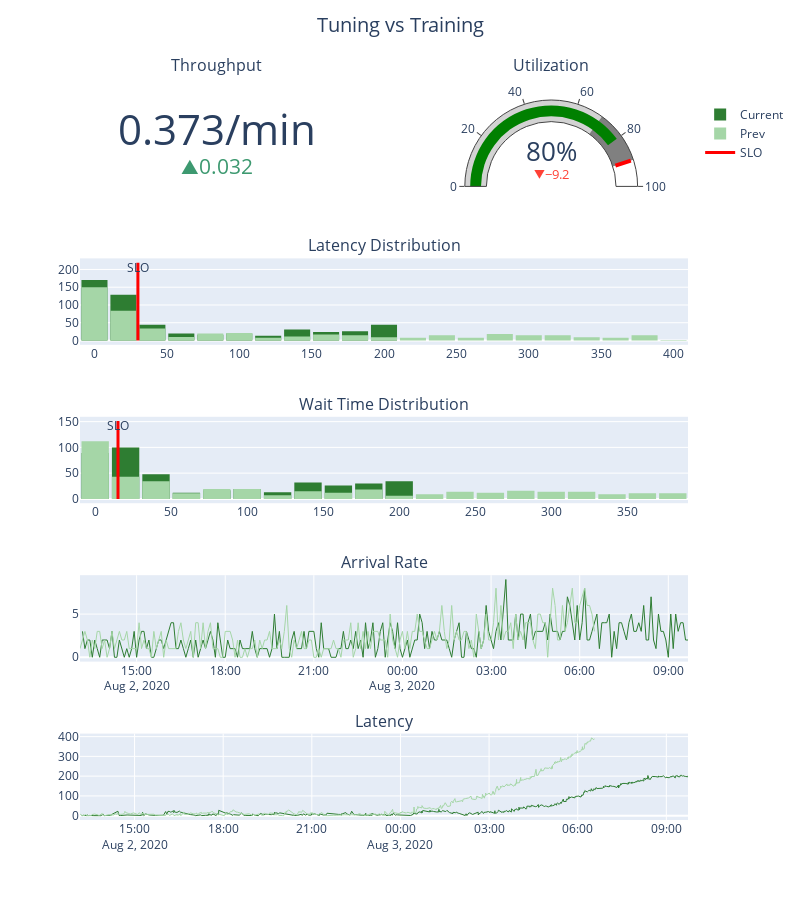

The notebook cell this image was saved under:
### Code cell
dashboard = build_dashboard(Q_tuning, prev_q=Q_train, show_slo=True, title='Tuning vs Training')
dashboard.show()

### Figure 1 — Plotly figure (JSON) as saved in the notebook; plotly's stock layout.template omitted (floating-point values rounded to 4 significant figures; data arrays with more than 128 entries replaced by an {"elided": "..."} marker saying what was removed)
{"data": [{"delta": {"position": "bottom", "reference": 0.3404}, "domain": {"x": [0, 0.45], "y": [0.88, 1]}, "mode": "number+delta", "number": {"suffix": "/min"}, "type": "indicator", "value": 0.3728}, {"delta": {"position": "bottom", "reference": 89.24}, "domain": {"x": [0.55, 1], "y": [0.88, 1]}, "gauge": {"axis": {"range": [0, 100]}, "steps": [{"color": "lightgray", "range": [0, 70]}, {"color": "gray", "range": [70, 90]}], "threshold": {"line": {"color": "red", "width": 4}, "thickness": 0.75, "value": 90}}, "mode": "gauge+number+delta", "number": {"suffix": "%"}, "type": "indicator", "value": 80.02}, {"bingroup": "1", "marker": {"color": "#2E7D32"}, "name": "Current", "nbinsx": 20, "type": "histogram", "x": {"elided": "537 float values"}, "xaxis": "x", "yaxis": "y"}, {"bingroup": "2", "marker": {"color": "#2E7D32"}, "name": "Current", "showlegend": false, "type": "histogram", "x": {"elided": "420 float values"}, "xaxis": "x2", "yaxis": "y2"}, {"line": {"color": "#2E7D32", "width": 1}, "showlegend": false, "type": "scatter", "x": {"elided": "247 str values"}, "xaxis": "x3", "y": {"elided": "247 int values"}, "yaxis": "y3"}, {"line": {"color": "#2E7D32", "width": 1}, "showlegend": false, "type": "scatter", "x": {"elided": "537 str values"}, "xaxis": "x4", "y": {"elided": "537 float values"}, "yaxis": "y4"}, {"bingroup": "1", "marker": {"color": "#A5D6A7"}, "name": "Prev", "nbinsx": 20, "type": "histogram", "x": {"elided": "491 float values"}, "xaxis": "x", "yaxis": "y"}, {"bingroup": "2", "marker": {"color": "#A5D6A7"}, "name": "Prev", "showlegend": false, "type": "histogram", "x": {"elided": "406 float values"}, "xaxis": "x2", "yaxis": "y2"}, {"line": {"color": "#A5D6A7", "width": 1}, "showlegend": false, "type": "scatter", "x": {"elided": "210 str values"}, "xaxis": "x3", "y": {"elided": "210 int values"}, "yaxis": "y3"}, {"line": {"color": "#A5D6A7", "width": 1}, "showlegend": false, "type": "scatter", "x": {"elided": "491 str values"}, "xaxis": "x4", "y": {"elided": "491 float values"}, "yaxis": "y4"}, {"line": {"color": "red", "width": 3}, "mode": "lines+text", "name": "SLO", "showlegend": true, "text": [null, "SLO"], "textposition": "bottom center", "type": "scatter", "x": [30, 30], "xaxis": "x", "y": [0, 219], "yaxis": "y"}, {"line": {"color": "red", "width": 3}, "mode": "lines+text", "name": "SLO", "showlegend": false, "text": [null, "SLO"], "textposition": "bottom center", "type": "scatter", "x": [15, 15], "xaxis": "x2", "y": [0, 151], "yaxis": "y2"}], "layout": {"annotations": [{"font": {"size": 16}, "showarrow": false, "text": "Throughput", "x": 0.225, "xanchor": "center", "xref": "paper", "y": 1.03, "yanchor": "bottom", "yref": "paper"}, {"font": {"size": 16}, "showarrow": false, "text": "Utilization", "x": 0.775, "xanchor": "center", "xref": "paper", "y": 1.03, "yanchor": "bottom", "yref": "paper"}, {"font": {"size": 16}, "showarrow": false, "text": "Latency Distribution", "x": 0.5, "xanchor": "center", "xref": "paper", "y": 0.78, "yanchor": "bottom", "yref": "paper"}, {"font": {"size": 16}, "showarrow": false, "text": "Wait Time Distribution", "x": 0.5, "xanchor": "center", "xref": "paper", "y": 0.56, "yanchor": "bottom", "yref": "paper"}, {"font": {"size": 16}, "showarrow": false, "text": "Arrival Rate", "x": 0.5, "xanchor": "center", "xref": "paper", "y": 0.34, "yanchor": "bottom", "yref": "paper"}, {"font": {"size": 16}, "showarrow": false, "text": "Latency", "x": 0.5, "xanchor": "center", "xref": "paper", "y": 0.12, "yanchor": "bottom", "yref": "paper"}], "bargap": 0.1, "barmode": "overlay", "height": 900, "title": {"font": {"size": 20}, "text": "Tuning vs Training", "x": 0.5, "xanchor": "center", "y": 0.98, "yanchor": "top"}, "width": 800, "xaxis": {"anchor": "y", "domain": [0, 1]}, "xaxis2": {"anchor": "y2", "domain": [0, 1]}, "xaxis3": {"anchor": "y3", "domain": [0, 1]}, "xaxis4": {"anchor": "y4", "domain": [0, 1]}, "yaxis": {"anchor": "x", "domain": [0.66, 0.78]}, "yaxis2": {"anchor": "x2", "domain": [0.44, 0.56]}, "yaxis3": {"anchor": "x3", "domain": [0.22, 0.34]}, "yaxis4": {"anchor": "x4", "domain": [0, 0.12]}}}
